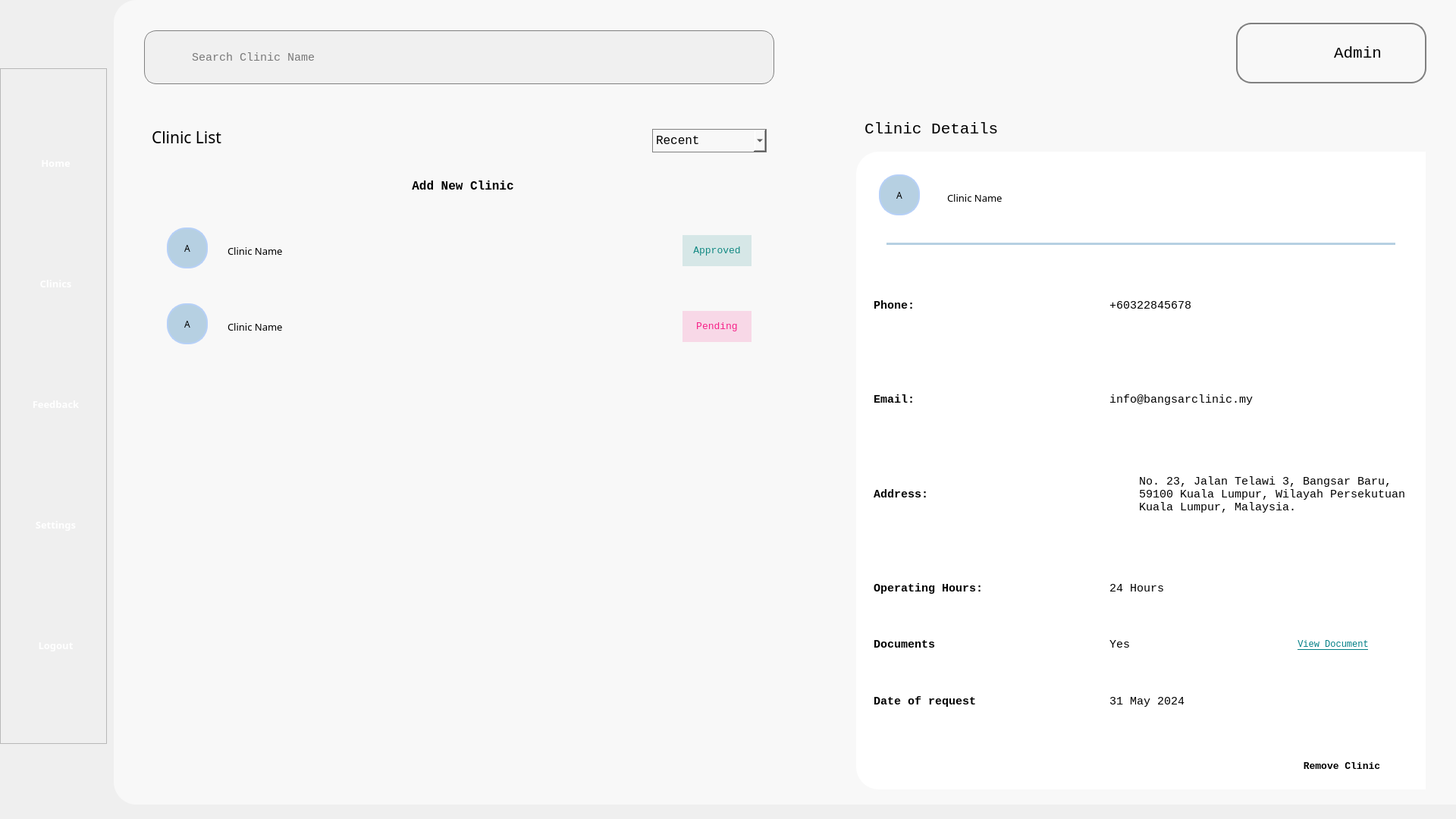
<?xml version="1.0" encoding="UTF-8"?>
<ui version="4.0">
 <class>Form</class>
 <widget class="QWidget" name="Form">
  <property name="geometry">
   <rect>
    <x>0</x>
    <y>0</y>
    <width>1920</width>
    <height>1080</height>
   </rect>
  </property>
  <property name="windowTitle">
   <string>Form</string>
  </property>
  <property name="styleSheet">
   <string notr="true">background-color: &quot;#B6D0E2&quot; </string>
  </property>
  <widget class="QWidget" name="background" native="true">
   <property name="geometry">
    <rect>
     <x>150</x>
     <y>0</y>
     <width>1771</width>
     <height>1061</height>
    </rect>
   </property>
   <property name="styleSheet">
    <string notr="true">background-color: #F8F8F8;
border-bottom-left-radius: 30px;
border-top-left-radius: 30px;
text-align: center;</string>
   </property>
   <widget class="QPushButton" name="noti_icon">
    <property name="geometry">
     <rect>
      <x>1380</x>
      <y>30</y>
      <width>70</width>
      <height>81</height>
     </rect>
    </property>
    <property name="text">
     <string/>
    </property>
    <property name="icon">
     <iconset>
      <normaloff>../Images/icon/notification.png</normaloff>../Images/icon/notification.png</iconset>
    </property>
    <property name="iconSize">
     <size>
      <width>40</width>
      <height>40</height>
     </size>
    </property>
   </widget>
   <widget class="QFrame" name="user_frame">
    <property name="geometry">
     <rect>
      <x>1480</x>
      <y>30</y>
      <width>251</width>
      <height>80</height>
     </rect>
    </property>
    <property name="styleSheet">
     <string notr="true">border-radius: 20px; border: 2px solid #808080</string>
    </property>
    <property name="frameShape">
     <enum>QFrame::StyledPanel</enum>
    </property>
    <property name="frameShadow">
     <enum>QFrame::Raised</enum>
    </property>
    <widget class="QLabel" name="profile_icon">
     <property name="geometry">
      <rect>
       <x>10</x>
       <y>10</y>
       <width>60</width>
       <height>60</height>
      </rect>
     </property>
     <property name="styleSheet">
      <string notr="true">border: none</string>
     </property>
     <property name="text">
      <string/>
     </property>
     <property name="pixmap">
      <pixmap>../Images/icon/profile_icon.png</pixmap>
     </property>
     <property name="scaledContents">
      <bool>true</bool>
     </property>
    </widget>
    <widget class="QPushButton" name="profile_btn">
     <property name="geometry">
      <rect>
       <x>100</x>
       <y>25</y>
       <width>121</width>
       <height>31</height>
      </rect>
     </property>
     <property name="font">
      <font>
       <family>Consolas</family>
       <pointsize>16</pointsize>
      </font>
     </property>
     <property name="styleSheet">
      <string notr="true">border: none</string>
     </property>
     <property name="text">
      <string>Admin</string>
     </property>
    </widget>
   </widget>
   <widget class="QLineEdit" name="search_clinic">
    <property name="geometry">
     <rect>
      <x>40</x>
      <y>40</y>
      <width>831</width>
      <height>71</height>
     </rect>
    </property>
    <property name="font">
     <font>
      <family>Consolas</family>
      <pointsize>11</pointsize>
     </font>
    </property>
    <property name="styleSheet">
     <string notr="true">background-color: #f0f0f0; border-radius: 16px; padding: 60px; color: Black;
 background-image: url(&quot;C:/Users/Samantha Law/Documents/INTI/CAD/CallADoctor/CAD/Images/icon/search_icon.png&quot;); 
background-repeat: no-repeat; 
background-position: left center; 
background-size: 20px 20px; 
border: 1px solid gray;
</string>
    </property>
    <property name="text">
     <string/>
    </property>
    <property name="placeholderText">
     <string>Search Clinic Name</string>
    </property>
    <property name="clearButtonEnabled">
     <bool>false</bool>
    </property>
   </widget>
   <widget class="QFrame" name="request_detail_outer">
    <property name="geometry">
     <rect>
      <x>979</x>
      <y>200</y>
      <width>751</width>
      <height>841</height>
     </rect>
    </property>
    <property name="styleSheet">
     <string notr="true">background-color : #ffffff;</string>
    </property>
    <property name="frameShape">
     <enum>QFrame::StyledPanel</enum>
    </property>
    <property name="frameShadow">
     <enum>QFrame::Raised</enum>
    </property>
    <widget class="QFrame" name="clinic_details_inner">
     <property name="geometry">
      <rect>
       <x>20</x>
       <y>20</y>
       <width>711</width>
       <height>771</height>
      </rect>
     </property>
     <property name="frameShape">
      <enum>QFrame::StyledPanel</enum>
     </property>
     <property name="frameShadow">
      <enum>QFrame::Raised</enum>
     </property>
     <widget class="QLabel" name="clinic_name">
      <property name="geometry">
       <rect>
        <x>100</x>
        <y>30</y>
        <width>121</width>
        <height>21</height>
       </rect>
      </property>
      <property name="font">
       <font>
        <family>Cascadia Code</family>
        <pointsize>10</pointsize>
       </font>
      </property>
      <property name="styleSheet">
       <string notr="true">border : none;
</string>
      </property>
      <property name="text">
       <string>Clinic Name</string>
      </property>
     </widget>
     <widget class="QLabel" name="clinic_logo">
      <property name="geometry">
       <rect>
        <x>10</x>
        <y>10</y>
        <width>54</width>
        <height>54</height>
       </rect>
      </property>
      <property name="font">
       <font>
        <family>Cascadia Code</family>
        <pointsize>9</pointsize>
       </font>
      </property>
      <property name="styleSheet">
       <string notr="true">background-color: #B6D0E2; /* Fill color */
border-radius: 25px; /* Radius to make it round */
border: 2px solid #B6D0F7; /*  Border color and thickness */
min-width: 50px; /* Ensure the QLabel is a circle */
min-height: 50px; /* Ensure the QLabel is a circle */
max-width: 50px; /* Ensure the QLabel is a circle */
max-height: 50px; /* Ensure the QLabel is a circle */</string>
      </property>
      <property name="text">
       <string>A</string>
      </property>
      <property name="alignment">
       <set>Qt::AlignCenter</set>
      </property>
     </widget>
     <widget class="QFrame" name="line">
      <property name="geometry">
       <rect>
        <x>20</x>
        <y>100</y>
        <width>671</width>
        <height>3</height>
       </rect>
      </property>
      <property name="minimumSize">
       <size>
        <width>357</width>
        <height>3</height>
       </size>
      </property>
      <property name="maximumSize">
       <size>
        <width>16777215</width>
        <height>3</height>
       </size>
      </property>
      <property name="styleSheet">
       <string notr="true">background-color: #B6D0E2; border: none;</string>
      </property>
      <property name="frameShape">
       <enum>QFrame::StyledPanel</enum>
      </property>
      <property name="frameShadow">
       <enum>QFrame::Raised</enum>
      </property>
     </widget>
     <widget class="QWidget" name="layoutWidget">
      <property name="geometry">
       <rect>
        <x>3</x>
        <y>123</y>
        <width>701</width>
        <height>641</height>
       </rect>
      </property>
      <layout class="QVBoxLayout" name="verticalLayout_2">
       <item>
        <layout class="QHBoxLayout" name="phone_layout">
         <item>
          <widget class="QLabel" name="phone_label">
           <property name="font">
            <font>
             <family>Consolas</family>
             <pointsize>11</pointsize>
             <weight>75</weight>
             <bold>true</bold>
            </font>
           </property>
           <property name="styleSheet">
            <string notr="true">border: none;</string>
           </property>
           <property name="lineWidth">
            <number>0</number>
           </property>
           <property name="text">
            <string>Phone: </string>
           </property>
          </widget>
         </item>
         <item>
          <widget class="QLabel" name="phone_display">
           <property name="minimumSize">
            <size>
             <width>390</width>
             <height>102</height>
            </size>
           </property>
           <property name="font">
            <font>
             <family>Consolas</family>
             <pointsize>11</pointsize>
             <weight>50</weight>
             <bold>false</bold>
            </font>
           </property>
           <property name="styleSheet">
            <string notr="true">border: none;</string>
           </property>
           <property name="text">
            <string>+60322845678</string>
           </property>
          </widget>
         </item>
        </layout>
       </item>
       <item>
        <layout class="QHBoxLayout" name="email_layout">
         <item>
          <widget class="QLabel" name="email_label">
           <property name="font">
            <font>
             <family>Consolas</family>
             <pointsize>11</pointsize>
             <weight>75</weight>
             <bold>true</bold>
            </font>
           </property>
           <property name="styleSheet">
            <string notr="true">border: none;</string>
           </property>
           <property name="text">
            <string>Email:</string>
           </property>
          </widget>
         </item>
         <item>
          <widget class="QLabel" name="email_display">
           <property name="minimumSize">
            <size>
             <width>390</width>
             <height>102</height>
            </size>
           </property>
           <property name="font">
            <font>
             <family>Consolas</family>
             <pointsize>11</pointsize>
             <weight>50</weight>
             <bold>false</bold>
            </font>
           </property>
           <property name="styleSheet">
            <string notr="true">border: none;</string>
           </property>
           <property name="text">
            <string>info@bangsarclinic.my</string>
           </property>
          </widget>
         </item>
        </layout>
       </item>
       <item>
        <layout class="QHBoxLayout" name="add_layout">
         <property name="spacing">
          <number>135</number>
         </property>
         <item>
          <widget class="QLabel" name="add_label">
           <property name="font">
            <font>
             <family>Consolas</family>
             <pointsize>11</pointsize>
             <weight>75</weight>
             <bold>true</bold>
            </font>
           </property>
           <property name="styleSheet">
            <string notr="true">border: none;</string>
           </property>
           <property name="text">
            <string>Address:</string>
           </property>
          </widget>
         </item>
         <item>
          <widget class="QLabel" name="add_display">
           <property name="font">
            <font>
             <family>Consolas</family>
             <pointsize>11</pointsize>
             <weight>50</weight>
             <bold>false</bold>
            </font>
           </property>
           <property name="styleSheet">
            <string notr="true">border: none;</string>
           </property>
           <property name="text">
            <string>No. 23, Jalan Telawi 3, Bangsar Baru, 59100 Kuala Lumpur, Wilayah Persekutuan Kuala Lumpur, Malaysia.</string>
           </property>
           <property name="scaledContents">
            <bool>false</bool>
           </property>
           <property name="wordWrap">
            <bool>true</bool>
           </property>
          </widget>
         </item>
        </layout>
       </item>
       <item>
        <layout class="QHBoxLayout" name="opening_hr_layout">
         <property name="sizeConstraint">
          <enum>QLayout::SetFixedSize</enum>
         </property>
         <item>
          <widget class="QLabel" name="opening_hr_label">
           <property name="font">
            <font>
             <family>Consolas</family>
             <pointsize>11</pointsize>
             <weight>75</weight>
             <bold>true</bold>
            </font>
           </property>
           <property name="styleSheet">
            <string notr="true">border: none;</string>
           </property>
           <property name="text">
            <string>Operating Hours:</string>
           </property>
           <property name="wordWrap">
            <bool>true</bool>
           </property>
          </widget>
         </item>
         <item>
          <widget class="QLabel" name="hour_display">
           <property name="minimumSize">
            <size>
             <width>390</width>
             <height>0</height>
            </size>
           </property>
           <property name="font">
            <font>
             <family>Consolas</family>
             <pointsize>11</pointsize>
             <weight>50</weight>
             <bold>false</bold>
            </font>
           </property>
           <property name="styleSheet">
            <string notr="true">border: none;</string>
           </property>
           <property name="text">
            <string>24 Hours</string>
           </property>
           <property name="scaledContents">
            <bool>false</bool>
           </property>
           <property name="wordWrap">
            <bool>true</bool>
           </property>
          </widget>
         </item>
        </layout>
       </item>
       <item>
        <layout class="QHBoxLayout" name="doc_layout">
         <property name="spacing">
          <number>0</number>
         </property>
         <item>
          <widget class="QLabel" name="doc_label">
           <property name="font">
            <font>
             <family>Consolas</family>
             <pointsize>11</pointsize>
             <weight>75</weight>
             <bold>true</bold>
            </font>
           </property>
           <property name="styleSheet">
            <string notr="true">border: none;</string>
           </property>
           <property name="text">
            <string>Documents</string>
           </property>
           <property name="wordWrap">
            <bool>true</bool>
           </property>
          </widget>
         </item>
         <item>
          <widget class="QLabel" name="doc_display">
           <property name="minimumSize">
            <size>
             <width>200</width>
             <height>0</height>
            </size>
           </property>
           <property name="maximumSize">
            <size>
             <width>50</width>
             <height>16777215</height>
            </size>
           </property>
           <property name="font">
            <font>
             <family>Consolas</family>
             <pointsize>11</pointsize>
             <weight>50</weight>
             <bold>false</bold>
            </font>
           </property>
           <property name="styleSheet">
            <string notr="true">border: none;</string>
           </property>
           <property name="text">
            <string>Yes</string>
           </property>
           <property name="scaledContents">
            <bool>false</bool>
           </property>
           <property name="wordWrap">
            <bool>true</bool>
           </property>
          </widget>
         </item>
         <item>
          <widget class="QPushButton" name="view_doc_btn">
           <property name="maximumSize">
            <size>
             <width>190</width>
             <height>16777215</height>
            </size>
           </property>
           <property name="font">
            <font>
             <family>Consolas</family>
             <pointsize>9</pointsize>
             <underline>true</underline>
            </font>
           </property>
           <property name="styleSheet">
            <string notr="true">color: #007E85; border: none;</string>
           </property>
           <property name="text">
            <string>View Document</string>
           </property>
          </widget>
         </item>
        </layout>
       </item>
       <item>
        <layout class="QHBoxLayout" name="date_req_layout">
         <item>
          <widget class="QLabel" name="date_req_label">
           <property name="font">
            <font>
             <family>Consolas</family>
             <pointsize>11</pointsize>
             <weight>75</weight>
             <bold>true</bold>
            </font>
           </property>
           <property name="styleSheet">
            <string notr="true">border: none;</string>
           </property>
           <property name="text">
            <string>Date of request</string>
           </property>
           <property name="wordWrap">
            <bool>true</bool>
           </property>
          </widget>
         </item>
         <item>
          <widget class="QLabel" name="date_req_display">
           <property name="minimumSize">
            <size>
             <width>390</width>
             <height>0</height>
            </size>
           </property>
           <property name="font">
            <font>
             <family>Consolas</family>
             <pointsize>11</pointsize>
             <weight>50</weight>
             <bold>false</bold>
            </font>
           </property>
           <property name="styleSheet">
            <string notr="true">border: none;</string>
           </property>
           <property name="text">
            <string>31 May 2024</string>
           </property>
           <property name="scaledContents">
            <bool>false</bool>
           </property>
           <property name="wordWrap">
            <bool>true</bool>
           </property>
          </widget>
         </item>
        </layout>
       </item>
      </layout>
     </widget>
    </widget>
    <widget class="QPushButton" name="change_img_btn">
     <property name="geometry">
      <rect>
       <x>550</x>
       <y>790</y>
       <width>181</width>
       <height>41</height>
      </rect>
     </property>
     <property name="font">
      <font>
       <family>Consolas</family>
       <pointsize>10</pointsize>
       <weight>75</weight>
       <bold>true</bold>
      </font>
     </property>
     <property name="styleSheet">
      <string notr="true">background-color: #E73030; border-radius: 16px; color: white;\n border: 1px solid gray;</string>
     </property>
     <property name="text">
      <string>Remove Clinic</string>
     </property>
    </widget>
   </widget>
   <widget class="QComboBox" name="filter">
    <property name="geometry">
     <rect>
      <x>710</x>
      <y>170</y>
      <width>151</width>
      <height>31</height>
     </rect>
    </property>
    <property name="font">
     <font>
      <family>Consolas</family>
      <pointsize>12</pointsize>
     </font>
    </property>
    <property name="styleSheet">
     <string notr="true">
border: 1px solid gray;</string>
    </property>
    <item>
     <property name="text">
      <string>Recent</string>
     </property>
    </item>
    <item>
     <property name="text">
      <string>Oldest</string>
     </property>
    </item>
   </widget>
   <widget class="QLabel" name="upcoming_label">
    <property name="geometry">
     <rect>
      <x>50</x>
      <y>160</y>
      <width>341</width>
      <height>41</height>
     </rect>
    </property>
    <property name="font">
     <font>
      <family>Cascadia Code</family>
      <pointsize>16</pointsize>
     </font>
    </property>
    <property name="styleSheet">
     <string notr="true">border : none;
</string>
    </property>
    <property name="text">
     <string>Clinic List</string>
    </property>
   </widget>
   <widget class="QFrame" name="clinic_frame_2">
    <property name="geometry">
     <rect>
      <x>60</x>
      <y>390</y>
      <width>801</width>
      <height>81</height>
     </rect>
    </property>
    <property name="frameShape">
     <enum>QFrame::StyledPanel</enum>
    </property>
    <property name="frameShadow">
     <enum>QFrame::Raised</enum>
    </property>
    <widget class="QLabel" name="clinic_name_label_2">
     <property name="geometry">
      <rect>
       <x>90</x>
       <y>30</y>
       <width>121</width>
       <height>21</height>
      </rect>
     </property>
     <property name="font">
      <font>
       <family>Cascadia Code</family>
       <pointsize>10</pointsize>
      </font>
     </property>
     <property name="styleSheet">
      <string notr="true">border : none;
</string>
     </property>
     <property name="text">
      <string>Clinic Name</string>
     </property>
    </widget>
    <widget class="QLabel" name="clinic_logo_label_2">
     <property name="geometry">
      <rect>
       <x>10</x>
       <y>10</y>
       <width>54</width>
       <height>54</height>
      </rect>
     </property>
     <property name="font">
      <font>
       <family>Cascadia Code</family>
       <pointsize>9</pointsize>
      </font>
     </property>
     <property name="styleSheet">
      <string notr="true">background-color: #B6D0E2; /* Fill color */
border-radius: 25px; /* Radius to make it round */
border: 2px solid #B6D0F7; /*  Border color and thickness */
min-width: 50px; /* Ensure the QLabel is a circle */
min-height: 50px; /* Ensure the QLabel is a circle */
max-width: 50px; /* Ensure the QLabel is a circle */
max-height: 50px; /* Ensure the QLabel is a circle */</string>
     </property>
     <property name="text">
      <string>A</string>
     </property>
     <property name="alignment">
      <set>Qt::AlignCenter</set>
     </property>
    </widget>
    <widget class="QLabel" name="status_2">
     <property name="geometry">
      <rect>
       <x>690</x>
       <y>20</y>
       <width>91</width>
       <height>41</height>
      </rect>
     </property>
     <property name="font">
      <font>
       <family>Consolas</family>
       <pointsize>10</pointsize>
      </font>
     </property>
     <property name="styleSheet">
      <string notr="true">background-color: rgba(246, 32, 136, 0.15);
color: #F62088; text-align: center;
</string>
     </property>
     <property name="text">
      <string>Pending</string>
     </property>
     <property name="alignment">
      <set>Qt::AlignCenter</set>
     </property>
    </widget>
   </widget>
   <widget class="QFrame" name="clinic_frame">
    <property name="geometry">
     <rect>
      <x>60</x>
      <y>290</y>
      <width>801</width>
      <height>81</height>
     </rect>
    </property>
    <property name="frameShape">
     <enum>QFrame::StyledPanel</enum>
    </property>
    <property name="frameShadow">
     <enum>QFrame::Raised</enum>
    </property>
    <widget class="QLabel" name="clinic_name_label">
     <property name="geometry">
      <rect>
       <x>90</x>
       <y>30</y>
       <width>121</width>
       <height>21</height>
      </rect>
     </property>
     <property name="font">
      <font>
       <family>Cascadia Code</family>
       <pointsize>10</pointsize>
      </font>
     </property>
     <property name="styleSheet">
      <string notr="true">border : none;
</string>
     </property>
     <property name="text">
      <string>Clinic Name</string>
     </property>
    </widget>
    <widget class="QLabel" name="clinic_logo_label">
     <property name="geometry">
      <rect>
       <x>10</x>
       <y>10</y>
       <width>54</width>
       <height>54</height>
      </rect>
     </property>
     <property name="font">
      <font>
       <family>Cascadia Code</family>
       <pointsize>9</pointsize>
      </font>
     </property>
     <property name="styleSheet">
      <string notr="true">background-color: #B6D0E2; 
border-radius: 25px; 
border: 2px solid #B6D0F7; 
min-width: 50px; 
min-height: 50px; 
max-width: 50px;
max-height: 50px; </string>
     </property>
     <property name="text">
      <string>A</string>
     </property>
     <property name="alignment">
      <set>Qt::AlignCenter</set>
     </property>
    </widget>
    <widget class="QLabel" name="status">
     <property name="geometry">
      <rect>
       <x>690</x>
       <y>20</y>
       <width>91</width>
       <height>41</height>
      </rect>
     </property>
     <property name="font">
      <font>
       <family>Consolas</family>
       <pointsize>10</pointsize>
      </font>
     </property>
     <property name="styleSheet">
      <string notr="true">background-color: rgba(18, 137, 131, 0.15);
color: #128983; text-align: center;
</string>
     </property>
     <property name="text">
      <string>Approved</string>
     </property>
     <property name="alignment">
      <set>Qt::AlignCenter</set>
     </property>
    </widget>
   </widget>
   <widget class="QLabel" name="req_detail_label">
    <property name="geometry">
     <rect>
      <x>990</x>
      <y>150</y>
      <width>571</width>
      <height>41</height>
     </rect>
    </property>
    <property name="font">
     <font>
      <family>Consolas</family>
      <pointsize>16</pointsize>
     </font>
    </property>
    <property name="styleSheet">
     <string notr="true">border : none;
</string>
    </property>
    <property name="text">
     <string>Clinic Details</string>
    </property>
   </widget>
   <widget class="QPushButton" name="view_feedback_btn">
    <property name="geometry">
     <rect>
      <x>60</x>
      <y>220</y>
      <width>801</width>
      <height>51</height>
     </rect>
    </property>
    <property name="font">
     <font>
      <family>Consolas</family>
      <pointsize>12</pointsize>
      <weight>75</weight>
      <bold>true</bold>
     </font>
    </property>
    <property name="styleSheet">
     <string notr="true">background-color: #B6D0E2; border-radius: 16px; padding: 60px; color: white;\n border: 1px solid gray;</string>
    </property>
    <property name="text">
     <string>Add New Clinic</string>
    </property>
   </widget>
  </widget>
  <widget class="QFrame" name="frame">
   <property name="geometry">
    <rect>
     <x>0</x>
     <y>90</y>
     <width>141</width>
     <height>891</height>
    </rect>
   </property>
   <property name="frameShape">
    <enum>QFrame::StyledPanel</enum>
   </property>
   <property name="frameShadow">
    <enum>QFrame::Raised</enum>
   </property>
   <widget class="QWidget" name="layoutWidget_2">
    <property name="geometry">
     <rect>
      <x>31</x>
      <y>20</y>
      <width>87</width>
      <height>851</height>
     </rect>
    </property>
    <layout class="QVBoxLayout" name="verticalLayout">
     <item>
      <widget class="QToolButton" name="home_navigation">
       <property name="enabled">
        <bool>true</bool>
       </property>
       <property name="sizePolicy">
        <sizepolicy hsizetype="Fixed" vsizetype="Fixed">
         <horstretch>0</horstretch>
         <verstretch>0</verstretch>
        </sizepolicy>
       </property>
       <property name="minimumSize">
        <size>
         <width>85</width>
         <height>96</height>
        </size>
       </property>
       <property name="maximumSize">
        <size>
         <width>85</width>
         <height>96</height>
        </size>
       </property>
       <property name="font">
        <font>
         <family>Source Sans Pro Semibold</family>
         <pointsize>10</pointsize>
         <weight>75</weight>
         <bold>true</bold>
        </font>
       </property>
       <property name="styleSheet">
        <string notr="true">border: none; 
color: white;</string>
       </property>
       <property name="text">
        <string>   Home   </string>
       </property>
       <property name="icon">
        <iconset>
         <normaloff>../Images/nav_images/home_page_icon.png</normaloff>../Images/nav_images/home_page_icon.png</iconset>
       </property>
       <property name="iconSize">
        <size>
         <width>70</width>
         <height>70</height>
        </size>
       </property>
       <property name="toolButtonStyle">
        <enum>Qt::ToolButtonTextUnderIcon</enum>
       </property>
      </widget>
     </item>
     <item>
      <widget class="QToolButton" name="clinic_navigation">
       <property name="enabled">
        <bool>true</bool>
       </property>
       <property name="sizePolicy">
        <sizepolicy hsizetype="Fixed" vsizetype="Fixed">
         <horstretch>0</horstretch>
         <verstretch>0</verstretch>
        </sizepolicy>
       </property>
       <property name="minimumSize">
        <size>
         <width>85</width>
         <height>96</height>
        </size>
       </property>
       <property name="maximumSize">
        <size>
         <width>85</width>
         <height>96</height>
        </size>
       </property>
       <property name="font">
        <font>
         <family>Source Sans Pro Semibold</family>
         <pointsize>10</pointsize>
         <weight>75</weight>
         <bold>true</bold>
        </font>
       </property>
       <property name="styleSheet">
        <string notr="true">border: none; 
color: white;</string>
       </property>
       <property name="text">
        <string>Clinics</string>
       </property>
       <property name="icon">
        <iconset>
         <normaloff>../Images/nav_images/services_icon.png</normaloff>../Images/nav_images/services_icon.png</iconset>
       </property>
       <property name="iconSize">
        <size>
         <width>70</width>
         <height>70</height>
        </size>
       </property>
       <property name="toolButtonStyle">
        <enum>Qt::ToolButtonTextUnderIcon</enum>
       </property>
      </widget>
     </item>
     <item>
      <widget class="QToolButton" name="feedback_navigation">
       <property name="enabled">
        <bool>true</bool>
       </property>
       <property name="sizePolicy">
        <sizepolicy hsizetype="Fixed" vsizetype="Fixed">
         <horstretch>0</horstretch>
         <verstretch>0</verstretch>
        </sizepolicy>
       </property>
       <property name="minimumSize">
        <size>
         <width>85</width>
         <height>96</height>
        </size>
       </property>
       <property name="maximumSize">
        <size>
         <width>85</width>
         <height>96</height>
        </size>
       </property>
       <property name="font">
        <font>
         <family>Source Sans Pro Semibold</family>
         <pointsize>10</pointsize>
         <weight>75</weight>
         <bold>true</bold>
        </font>
       </property>
       <property name="styleSheet">
        <string notr="true">border: none; 
color: white;</string>
       </property>
       <property name="text">
        <string>Feedback</string>
       </property>
       <property name="icon">
        <iconset>
         <normaloff>../Images/nav_images/feedback_icon.png</normaloff>../Images/nav_images/feedback_icon.png</iconset>
       </property>
       <property name="iconSize">
        <size>
         <width>70</width>
         <height>70</height>
        </size>
       </property>
       <property name="toolButtonStyle">
        <enum>Qt::ToolButtonTextUnderIcon</enum>
       </property>
      </widget>
     </item>
     <item>
      <widget class="QToolButton" name="settings_navigation">
       <property name="enabled">
        <bool>true</bool>
       </property>
       <property name="sizePolicy">
        <sizepolicy hsizetype="Fixed" vsizetype="Fixed">
         <horstretch>0</horstretch>
         <verstretch>0</verstretch>
        </sizepolicy>
       </property>
       <property name="minimumSize">
        <size>
         <width>85</width>
         <height>96</height>
        </size>
       </property>
       <property name="maximumSize">
        <size>
         <width>85</width>
         <height>96</height>
        </size>
       </property>
       <property name="font">
        <font>
         <family>Source Sans Pro Semibold</family>
         <pointsize>10</pointsize>
         <weight>75</weight>
         <bold>true</bold>
        </font>
       </property>
       <property name="styleSheet">
        <string notr="true">border: none; 
color: white;</string>
       </property>
       <property name="text">
        <string>Settings</string>
       </property>
       <property name="icon">
        <iconset>
         <normaloff>../Images/nav_images/settings_page_icon.png</normaloff>../Images/nav_images/settings_page_icon.png</iconset>
       </property>
       <property name="iconSize">
        <size>
         <width>70</width>
         <height>70</height>
        </size>
       </property>
       <property name="toolButtonStyle">
        <enum>Qt::ToolButtonTextUnderIcon</enum>
       </property>
      </widget>
     </item>
     <item>
      <widget class="QToolButton" name="logout_navigation">
       <property name="enabled">
        <bool>true</bool>
       </property>
       <property name="sizePolicy">
        <sizepolicy hsizetype="Fixed" vsizetype="Fixed">
         <horstretch>0</horstretch>
         <verstretch>0</verstretch>
        </sizepolicy>
       </property>
       <property name="minimumSize">
        <size>
         <width>85</width>
         <height>96</height>
        </size>
       </property>
       <property name="maximumSize">
        <size>
         <width>85</width>
         <height>96</height>
        </size>
       </property>
       <property name="font">
        <font>
         <family>Source Sans Pro Semibold</family>
         <pointsize>10</pointsize>
         <weight>75</weight>
         <bold>true</bold>
        </font>
       </property>
       <property name="styleSheet">
        <string notr="true">border: none; 
color: white;</string>
       </property>
       <property name="text">
        <string>Logout</string>
       </property>
       <property name="icon">
        <iconset>
         <normaloff>../Images/nav_images/logout_icon.png</normaloff>../Images/nav_images/logout_icon.png</iconset>
       </property>
       <property name="iconSize">
        <size>
         <width>70</width>
         <height>70</height>
        </size>
       </property>
       <property name="toolButtonStyle">
        <enum>Qt::ToolButtonTextUnderIcon</enum>
       </property>
      </widget>
     </item>
    </layout>
   </widget>
  </widget>
 </widget>
 <resources/>
 <connections/>
</ui>
